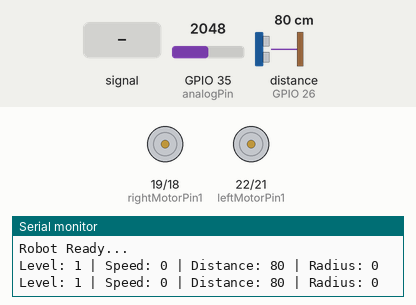
Simulated run of this sketch. Board: ESP32. On the bench: motor-driver pin pairs drawn as motors (green arrow = first pin HIGH = forward, orange = second pin HIGH = backward, longer = more drive, scaled by the enable pin), the last lines printed to the serial monitor. Wiring (inferred from the names in the program): ultrasonic range finder: trigger GPIO 25; echo GPIO 26. The inputs (shaded band) are chosen by the test bench; at power-on: distance to the obstacle (sensor on GPIO 26) 80 cm, GPIO 35 (analogPin) = 2048. The echo pulse lasts 58.3 µs per cm.

Above: at 1.2 s.
1.3 s: GPIO 35 (analogPin) fed a 200 Hz sine of ±327 counts around its level
At 2.9 s:
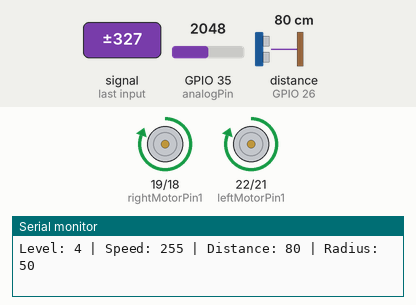
3.2 s: distance to the obstacle (sensor on GPIO 26) set to 54 cm
4.7 s: distance to the obstacle (sensor on GPIO 26) set to 47 cm
At 5.9 s:
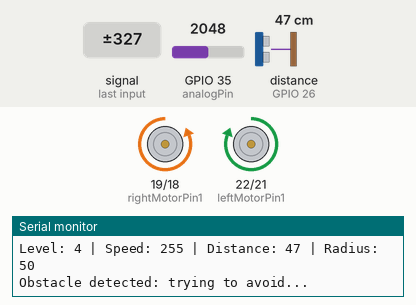
At 6.45 s:
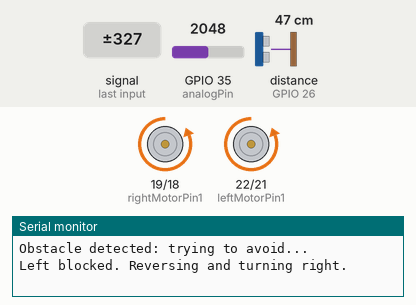
8.0 s: GPIO 35 (analogPin) fed a 2 Hz sine of ±1228 counts around its level
11.3 s: GPIO 35 (analogPin) fed a 1000 Hz sine of ±1023 counts around its level
At 13.6 s:
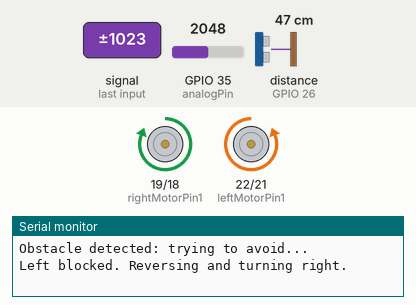
14.6 s: distance to the obstacle (sensor on GPIO 26) set to 60 cm
Timing chart, 0 to 17.6 s (numbered marks = the images above; inputs shaded):
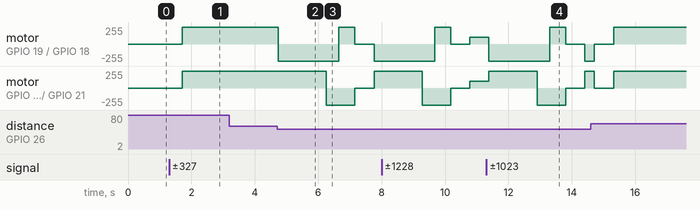

The sketch:

sketch_jun13a.ino
```cpp
// Sound detection pin
int analogPin = 35;

// Right motor pins
const int enableRightMotor = 5;
const int rightMotorPin1 = 19;
const int rightMotorPin2 = 18;

// Left motor pins
const int enableLeftMotor = 23;
const int leftMotorPin1 = 22;
const int leftMotorPin2 = 21;

// Ultrasonic pins
#define echoPin 26
#define trigPin 25

#define MAX_MOTOR_SPEED 255

void setup() {
  Serial.begin(115200);
  pinMode(analogPin, INPUT);
  pinMode(trigPin, OUTPUT);
  pinMode(echoPin, INPUT);

  pinMode(rightMotorPin1, OUTPUT);
  pinMode(rightMotorPin2, OUTPUT);
  pinMode(leftMotorPin1, OUTPUT);
  pinMode(leftMotorPin2, OUTPUT);
  pinMode(enableRightMotor, OUTPUT);
  pinMode(enableLeftMotor, OUTPUT);

  Serial.println("Robot Ready...");
}

void rotateMotor(int rightMotorSpeed, int leftMotorSpeed) {
  digitalWrite(rightMotorPin1, rightMotorSpeed > 0);
  digitalWrite(rightMotorPin2, rightMotorSpeed < 0);
  digitalWrite(leftMotorPin1, leftMotorSpeed > 0);
  digitalWrite(leftMotorPin2, leftMotorSpeed < 0);

  analogWrite(enableRightMotor, abs(rightMotorSpeed));
  analogWrite(enableLeftMotor, abs(leftMotorSpeed));
}

void stopMotors() {
  rotateMotor(0, 0);
}

void turnLeft(int speed) {
  rotateMotor(-speed, speed);
}

void turnRight(int speed) {
  rotateMotor(speed, -speed);
}

void moveBackward(int speed) {
  rotateMotor(-speed, -speed);
}

int getSoundLevel(float avg) {
  if (avg <= 700) return 1;
  else if (avg <= 1400) return 2;
  else if (avg <= 2100) return 3;
  else return 4;
}

int getSpeedByLevel(int level) {
  switch (level) {
    case 2: return 100;
    case 3: return 180;
    case 4: return 255;
    default: return 0;
  }
}

int getObstacleRadiusByLevel(int level) {
  switch (level) {
    case 2: return 15;
    case 3: return 35;
    case 4: return 50;
    default: return 0;
  }
}

int readDistance() {
  digitalWrite(trigPin, LOW);
  delayMicroseconds(2);
  digitalWrite(trigPin, HIGH);
  delayMicroseconds(10);
  digitalWrite(trigPin, LOW);
  long duration = pulseIn(echoPin, HIGH, 30000);
  return duration / 58.2;
}

void loop() {
  const int sampleCount = 500;
  long sum = 0;

  for (int i = 0; i < sampleCount; i++) {
    int minVal = 4095, maxVal = 0;
    unsigned long start = millis();
    while (millis() - start < 1) {
      int val = analogRead(analogPin);
      if (val < minVal) minVal = val;
      if (val > maxVal) maxVal = val;
    }
    int peakToPeak = maxVal - minVal;
    sum += (peakToPeak * 100);
  }

  float avg = (float)sum / sampleCount;
  int level = getSoundLevel(avg);
  int speed = getSpeedByLevel(level);
  int radius = getObstacleRadiusByLevel(level);
  int distance = readDistance();

  Serial.print("Level: "); Serial.print(level);
  Serial.print(" | Speed: "); Serial.print(speed);
  Serial.print(" | Distance: "); Serial.print(distance);
  Serial.print(" | Radius: "); Serial.println(radius);

  if (level >= 2) {
    if (distance > 0 && distance <= radius) {
      Serial.println("Obstacle detected: trying to avoid...");
      int attempts = 0;
      const int maxAttempts = 5;
      const int turnDelay = 300;

      while (attempts < maxAttempts) {
        turnLeft(speed);
        delay(turnDelay);
        distance = readDistance();
        if (distance > radius || distance <= 0) break;
        attempts++;
      }

      if (attempts >= maxAttempts) {
        Serial.println("Left blocked. Reversing and turning right.");
        moveBackward(speed);
        delay(400);
        turnRight(speed);
        delay(500);
      }

      stopMotors();
    } else {
      rotateMotor(speed, speed);
    }
  } else {
    stopMotors();
  }

  delay(100);
}
```

Measured:
- the behaviour switches between 51 and 50 cm on distance to the obstacle (sensor on GPIO 26) (found by bisection; images 1 and 2)
- after the input at 1.3 s, motor on GPIO 19 (rightMotorPin1) / GPIO 18 (rightMotorPin2), motor on GPIO 22 (leftMotorPin1) / GPIO 21 (leftMotorPin2): stopped → forward 255/255 after 0.42 s
